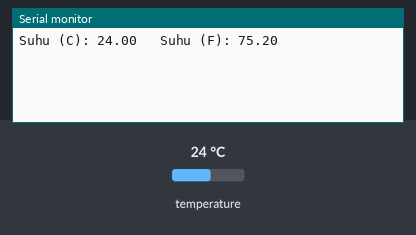
The sketch below on a simulated Arduino Uno, built with avr-gcc and run on an emulated ATmega328P. On the bench: the last lines printed to the serial monitor. The test bench sets the inputs (shaded band); at power-on: temperature 24 °C.

Above: at 1.5 s.
1.6 s: temperature set to 12 °C
At 3.1 s:
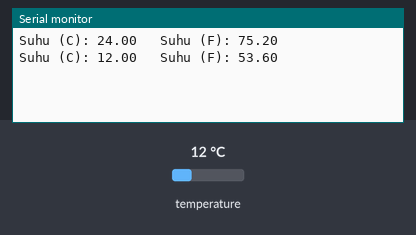
3.7 s: temperature set to 19 °C
At 4.8 s:
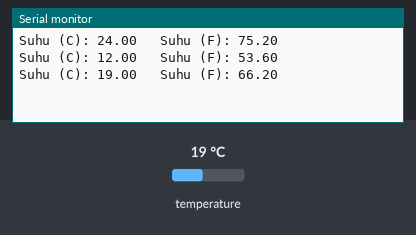
Timing chart, 0 to 6.7 s (numbered marks = the images above; inputs shaded):
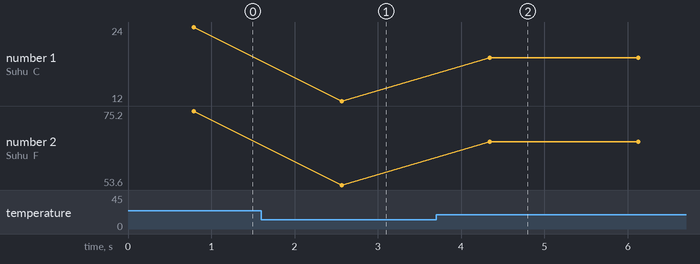

Measured:
- after the input at 1.6 s, the serial monitor: prints a new line after 0.97 s (image 1)
- after the input at 3.7 s, the serial monitor: prints a new line after 0.65 s (image 2)
- plotted number 1: 24 → 12 after the input at 1.6 s, 12 → 19 after the input at 3.7 s
- plotted number 2: 75.2 → 53.6 after the input at 1.6 s, 53.6 → 66.2 after the input at 3.7 s

The sketch:

dhtsuhu.ino
```cpp
#include <OneWire.h>
#include <DallasTemperature.h>

// Pin untuk koneksi OneWire
const int oneWirePin = 13;

// Inisialisasi objek OneWire
OneWire oneWire(oneWirePin);

// Inisialisasi objek DallasTemperature
DallasTemperature sensors(&oneWire);

void setup() {
  // Mulai komunikasi serial
  Serial.begin(9600);

  // Inisialisasi sensor
  sensors.begin();
}

void loop() {
  // Mendapatkan data suhu
  sensors.requestTemperatures();

  // Mendapatkan suhu dalam Celcius
  float temperatureC = sensors.getTempCByIndex(0);

  // Mendapatkan suhu dalam Fahrenheit
  float temperatureF = sensors.getTempFByIndex(0);

  // Menampilkan suhu ke Serial Monitor
  Serial.print("Suhu (C): ");
  Serial.print(temperatureC);
  Serial.print("   Suhu (F): ");
  Serial.println(temperatureF);

  // Tunggu 1 detik sebelum membaca suhu lagi
  delay(1000);
}
```
